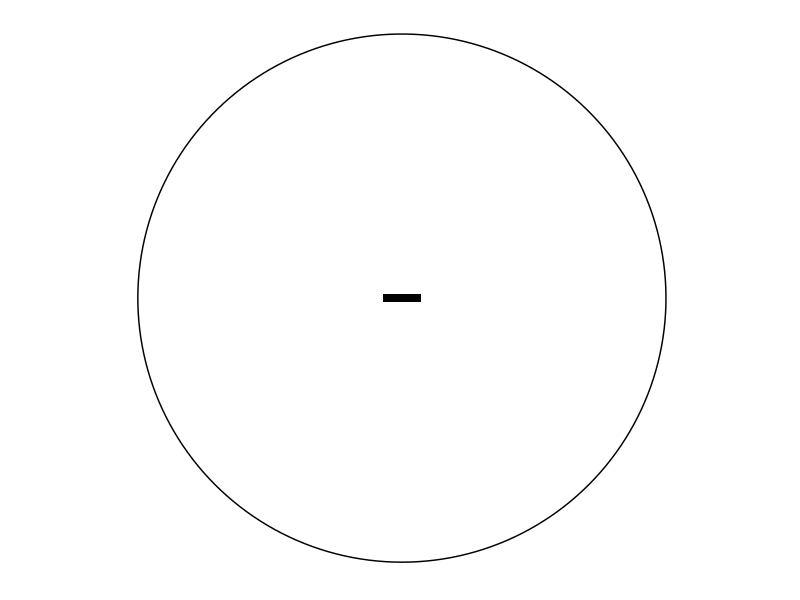
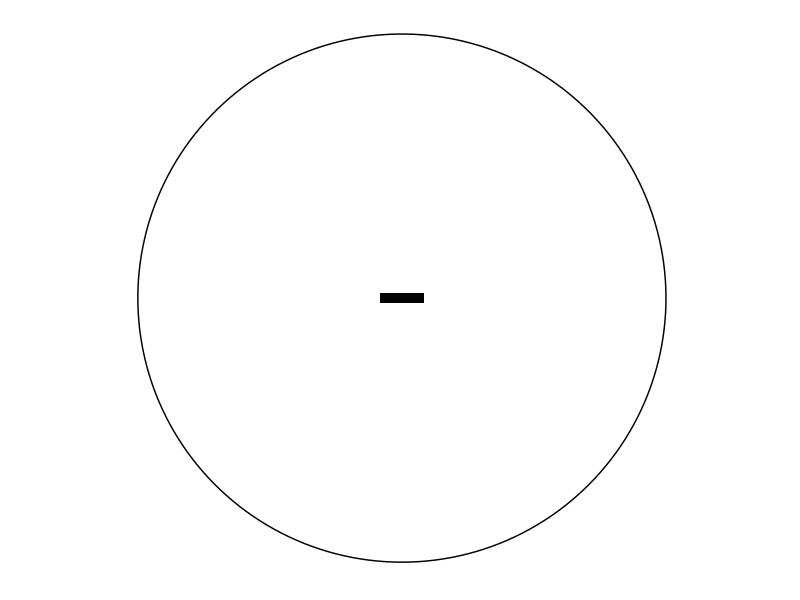
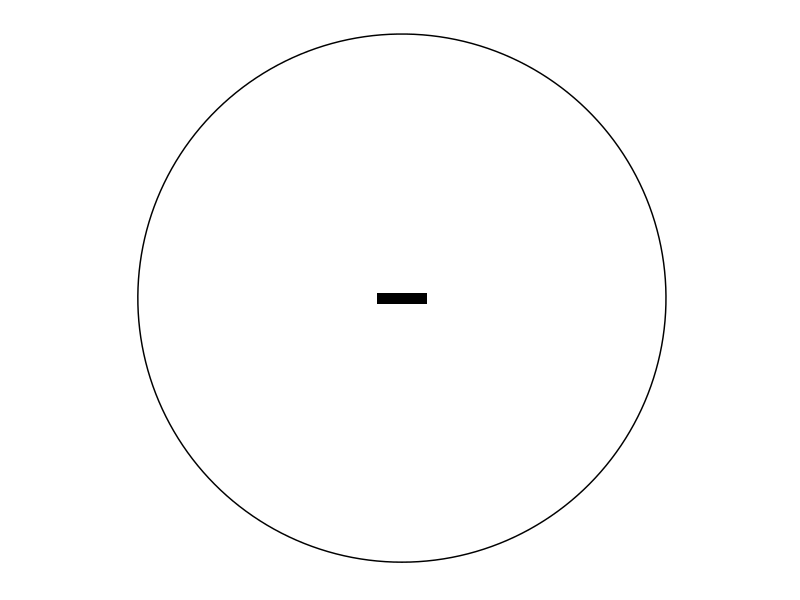
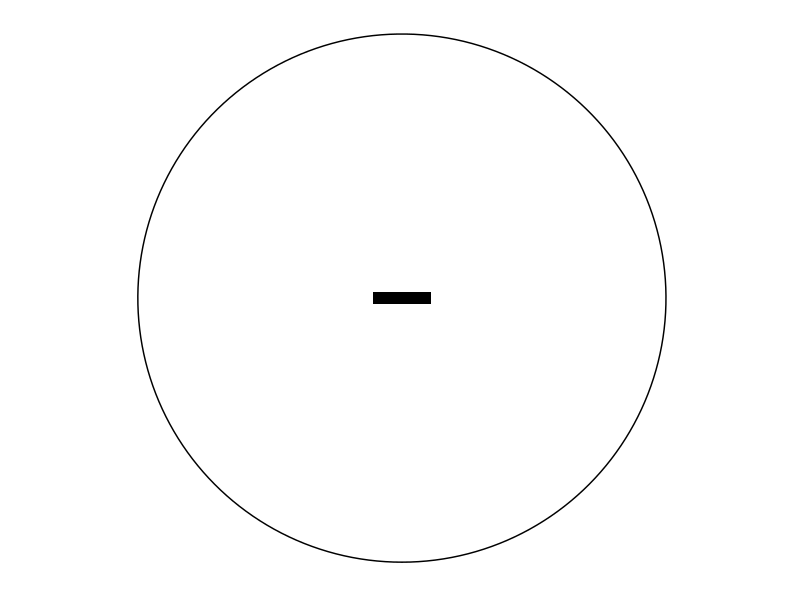
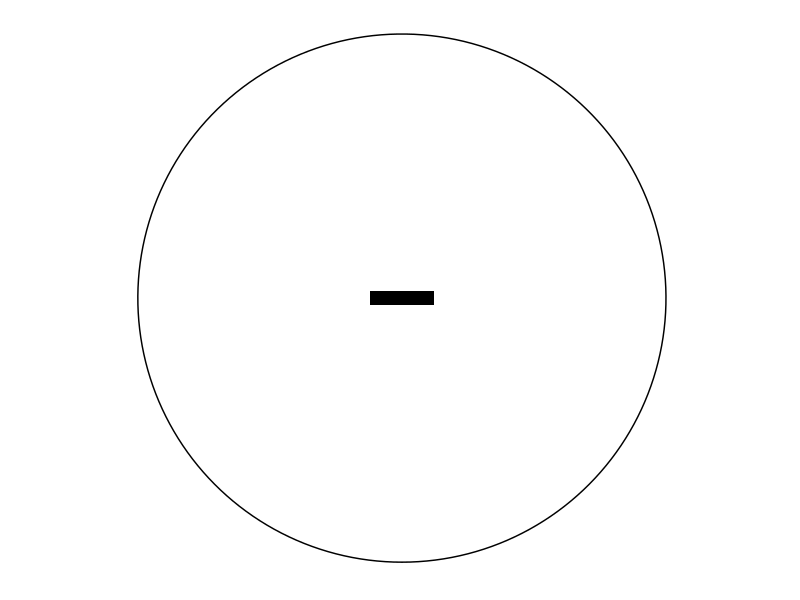
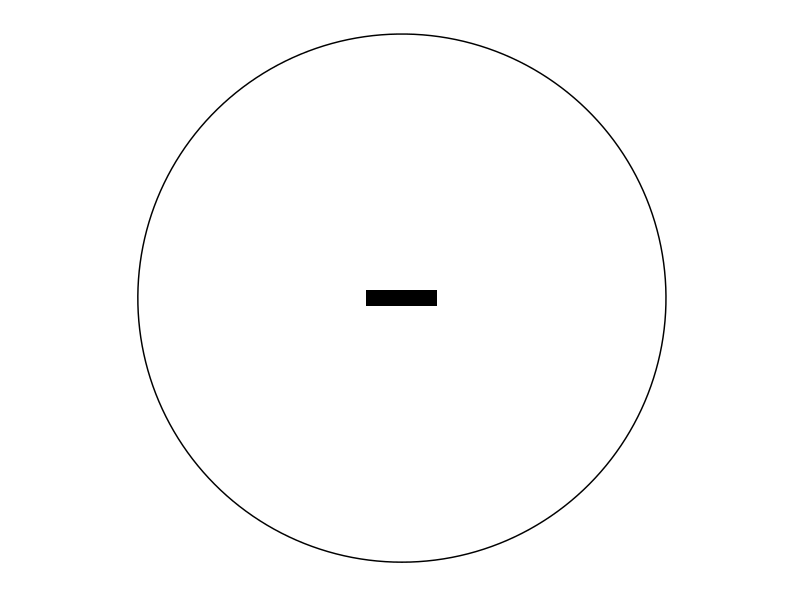
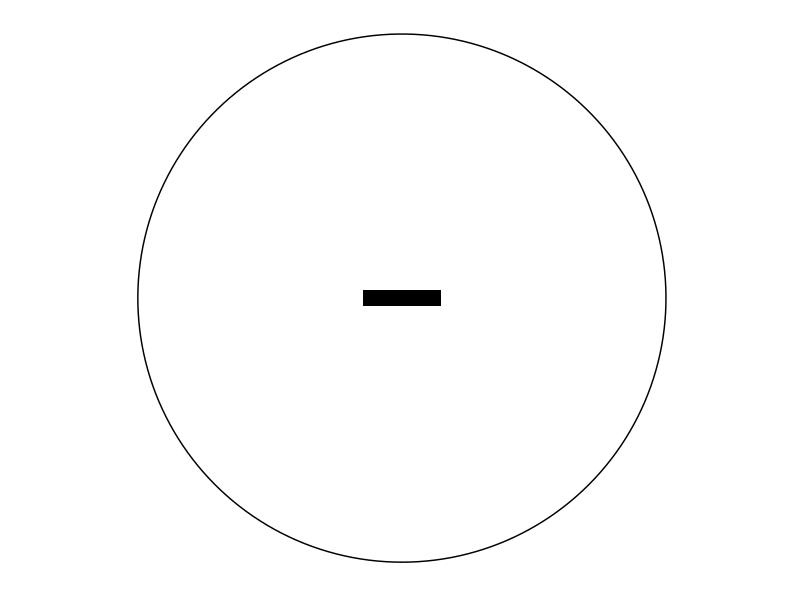
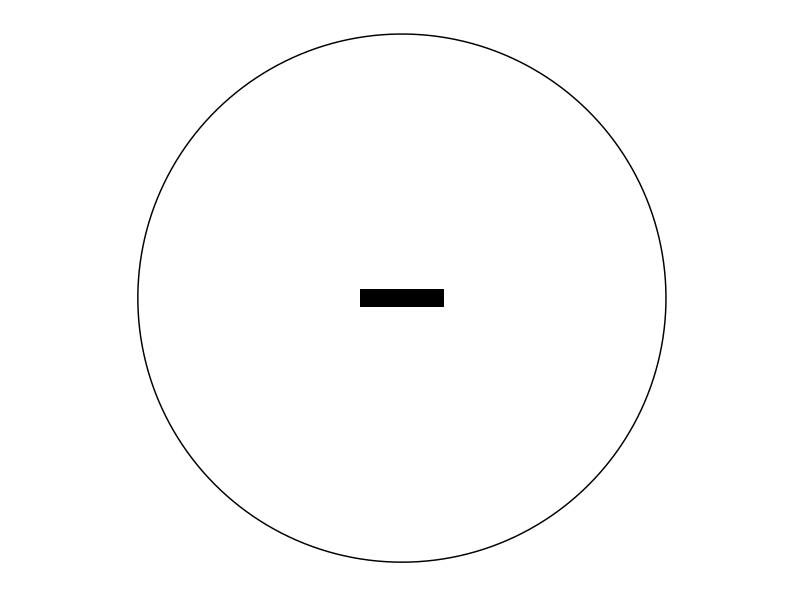

Write the R code that produced these figures, in order. (Note: this script raises an error after producing the figures.)
# Script to generate image sequences of moving bars, later to be converted into
# movies.

# Author: Ronald Petie (ronald.petie@gmail.com)

###############################################################################
# Attach packages

# Install ggplot
# install.packages(ggplot2)

# Attache package
library(ggplot2)

###############################################################################
# User settings

# Set frame rate in Hz
rate <- 10
# Set duration in seconds
duration <- 5
# Set resolution in dpi
res <- 300
# Set aspect ratio
asp.ratio <- c(4,3)
# width and height in pixels (must match aspect ratio)
im.width <- 800
im.height <- 600

# Set movement type ("move", "looming" or "stationary")
move.type <- "looming"

# Set diameter and distance to eye in mm
light.guide <- list(diameter = 4.5,
                    distance = 1.0)

# Set stimulus HEIGHT in degrees
stim.height <- 20

# Set relative WIDTH of stimulus between 0 and 1 
# (1 = max width that fits witin circle). 
rect.width <- 1

# Set rotation of the coordinate system in degrees from 0 to 360. 
# Default is a horizontal bar starting at the bottom moving up.
coord.rot <- 0

# Set looming. Sizes are relative and cannot be larger than 1.
looming <- data.frame(start = 0.1,
                      end = 1)

# Set stimulus motion speed in degrees/second (when move type is "move")
stim.speed <- 10

###############################################################################
# Initiate image parameters

#------------------------------------------------------------------------------
# File and folder management

# Get current directory
curr.dir <- getwd()

# Get date/time string, to be used as folder name
date.time <- format(Sys.time(), "%Y%m%d_%H%M")

# Create main directory for sequences, if it does not exist already
dir.create("Image_sequence",
           showWarnings = F)
# Change directory
setwd("Image_sequence")

# Create folder for this sequence
dir.create(date.time)
# Change directory
setwd(date.time)

#------------------------------------------------------------------------------
# Image sequence main settings

# Set output file name depending on movement type
if (move.type == "move") {
  file.out <- "Moving_bar"
} else if (move.type == "looming") {
  file.out <- "Looming_bar"
} else {
  file.out <- "Stationary_bar"
}

# Number of frames in sequence
frames <- rate * duration

# Check if aspect ratio matches resolution specified
if(im.width/asp.ratio[1] != im.height/asp.ratio[2]) {
  stop("Resolution should match aspect ratio!")
}

# width and height of output files in inches
im.width <- im.width/res
im.height <- im.height/res
#------------------------------------------------------------------------------
# Light guide settings

# Light guide diameter in degrees
light.guide$diameter.degrees <- 
  with(light.guide,
       2* 360 * atan(0.5*(diameter/distance)) / (2*pi))

#------------------------------------------------------------------------------
# Stimulus (polygon) shape and behaviour

# Height relative to light guide diameter
rect.height <- stim.height / light.guide$diameter.degrees

# In radians
coord.rot[2] <- (coord.rot /360) * 2 * pi

# Check for wrong entries
if (max(looming) > 1 | min(looming) < 0) {
  stop("Looming values must be between 0 and 1!")
} else if (rect.width > 1 | rect.width < 0) {
  stop("Values for rectangle width must be between 0 and 1")
}

# Generate sequence with relative size values based on looming settings
looming.size <- seq(from = looming$start[1],
                    to = looming$end[1],
                    by = ((looming$end[1]-looming$start[1])/frames))

#------------------------------------------------------------------------------
# Create stimulus polygon.

# Create stimulus square. This can be adjusted below to any desired rectangle
rectangle <- data.frame(x=c(-1,1,1,-1),
                        y=c(1,1,-1,-1))

# The movement of the stimulus should be contained within the circle describing
# the diameter of the light guide. The relative width of a square bounded by a
# circle is sqrt(0.5). This means that the limits in both x and y direction are
# about 71% of the light guide radius. This means that the width of the bar
# can't be more than:

# Correct for relative size of WIDTH compared to height. The HEIGHT of the bar
# stays the same.
rect.width <- rect.width * (asp.ratio[2] / asp.ratio[1])
# Fit within bounding circle
rect.width <- rect.width * sqrt(0.5)

# Shape rectangle based on aspect ratio and dimensions chosen above
# Width
rectangle$x <- rectangle$x * (asp.ratio[1] / 2) * rect.width
# Height
rectangle$y <- rectangle$y * (asp.ratio[2] / 2) * rect.height

#------------------------------------------------------------------------------
# Stimulus motion

# Time for one period of wave. (Covers twice light guide radius!)
period <- (2 * light.guide$diameter.degrees) / stim.speed

# Create time axis
t <- seq(0, duration, by = 1/rate)

# Model (y) motion of bar as triangular wave.
# This formula works with a half period
period <- period / 2
# amplitude should be equal to sqrt(0.5) - relative bar width. To prevent
# object from exiting circle.
amplitude <- sqrt(0.5) - rect.height
# Create wave
y <- (amplitude/period) * (period - abs(t %% (2*period) - period) )
# Center on zero
y <- y - amplitude / 2
# Correct for screen dimensions
y <- y * min(asp.ratio)
# Apply safety margin to prevent corners of rectangle from touching the circle
y <- y * 0.98

###############################################################################
# Generate sequence

# Variables needed for circle around origin
angle <- seq(-pi, pi, length = 200)
circle <- data.frame(x = sin(angle), y = cos(angle))
# Radius should match shortest side of screen
circle <- circle * min(asp.ratio)/2

# Create progress bar
pb <- txtProgressBar(min = 0, max = frames, style = 3)

# Generate frames
for (a in 1:frames) {
  
  # Update polygon position. Copy first
  new.pos <- rectangle
  
  # Move or keep stationary, depending on settings above
  if (move.type == "move") {
    # Move
    new.pos$y <- new.pos$y + y[a]
  } else if (move.type == "stationary") {
    # Stationary bar at lowest position
    new.pos$y <- new.pos$y + y[1]
  } else if (move.type == "looming") {
    # Looming stimulus is centred on origin
    new.pos$y <- new.pos$y
  } else {
    stop("Select valid movement type")
  }
  
  # Initiate rotated coordinate variable
  rotated <- new.pos
  
  # Rotate coordinate system
  rotated$x <- new.pos$x * cos(coord.rot[2]) +  new.pos$y * sin(coord.rot[2])
  rotated$y <- -new.pos$x * sin(coord.rot[2]) + new.pos$y * cos(coord.rot[2])
  
  # Apply looming if specified above
  if (move.type == "looming") {
    # Apply looming
    rotated <- rotated * looming.size[a]
  }
  
  # Create Plot
  plot <- ggplot(rotated, aes(x=x, y=y)) + 
    # Set 1:1 aspect ratio
    coord_fixed(ratio=1) +
    # Set limits to match aspect ratio of projector
    xlim(-(asp.ratio[1] / 2), (asp.ratio[1] / 2)) +
    ylim(-(asp.ratio[2] / 2), (asp.ratio[2] / 2)) +
    # Draw Circle of radius of shortest plot area
    geom_polygon(data = circle, aes(x, y),inherit.aes = F,
                 fill = "white", colour =  "black") +
    # Draw bar
    geom_polygon(fill = "black") +
    # Set empty theme
    theme_minimal() +
    theme(line=element_blank(),
          text=element_blank())
  
  # Create file name for current frame
  current.name <- paste0(file.out, sprintf("%06.0f", a), ".png")
  
  # Save current image
  ggsave(current.name,
         width = im.width,
         height = im.height,
         units = "in",
         dpi = res)
  
  # update progress bar
  setTxtProgressBar(pb, a)
}

###############################################################################
# Finalise

# Save workspace for future reference
save.image(file = paste0(date.time, "_", file.out, ".RData"))

# Back to root directory
setwd(curr.dir)

# Close progress bar
close(pb)

# Clean up
# rm(circle, new.pos, a, angle, pb, t, y, im.height, im.width)
